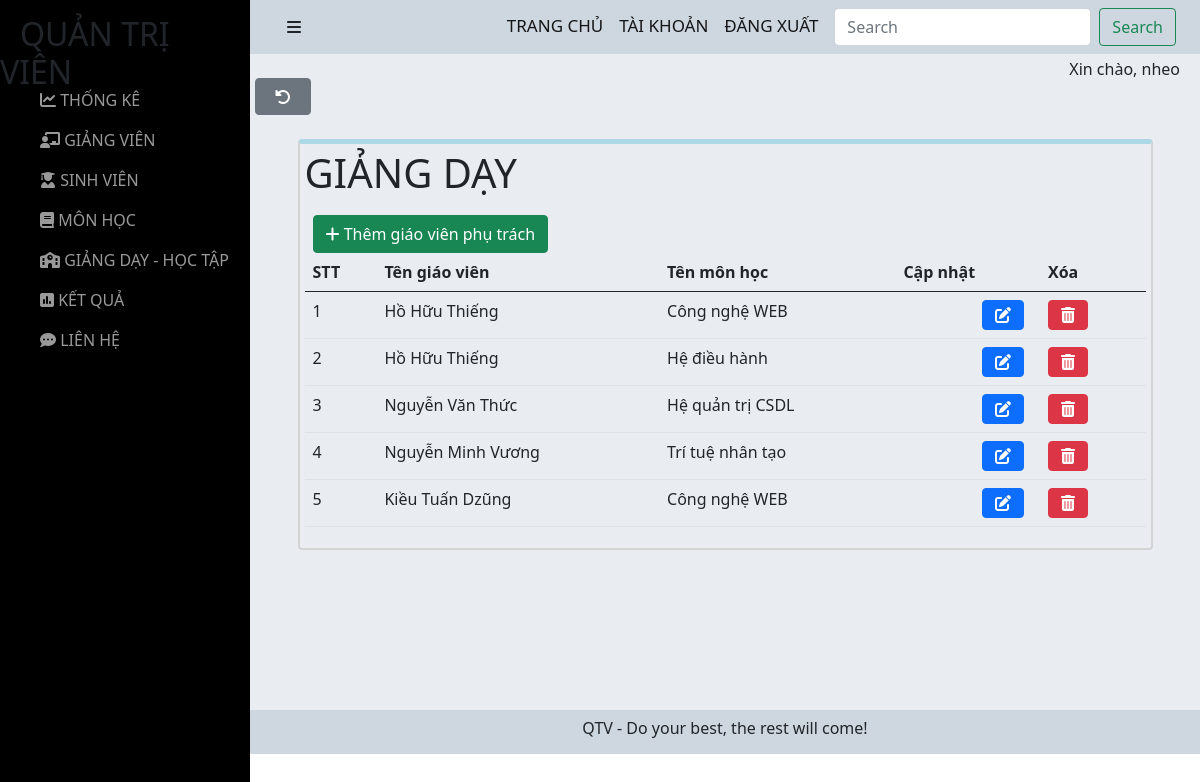
The page /admin/admin/teach.php (signed in) on the database its author committed.
### tables this page shows
CREATE TABLE `relationship` (
  `user_id` int(11) NOT NULL,
  `idMH` int(11) NOT NULL,
  `note` tinyint(4) DEFAULT NULL
);

CREATE TABLE `users` (
  `user_id` int(11) NOT NULL,
  `user_name` varchar(255) NOT NULL,
  `user_avatar` varchar(255) DEFAULT NULL,
  `user_gioitinh` tinyint(4) NOT NULL,
  `user_birthday` date NOT NULL,
  `user_phone` varchar(255) NOT NULL,
  `user_email` varchar(255) NOT NULL,
  `user_pass` varchar(255) NOT NULL,
  `user_level` int(11) NOT NULL,
  `status` tinyint(4) NOT NULL,
  `code` varchar(255) NOT NULL,
  `code_forgot` varchar(255) NOT NULL
);

CREATE TABLE `monhoc` (
  `idMH` int(11) NOT NULL,
  `nameMH` varchar(255) NOT NULL,
  `TC` int(11) NOT NULL
);

### admin/admin/teach.php (the view)
<?php include('./header.php') ?>
<br>
<a href="./learn-teach-admin.php"><button style="padding:1% 2%;margin-left:5px;" type="button" class="btn btn-secondary text-white me-2"><i class="fas fa-undo-alt"></i></button></a>
<br><br>
<div class="all-teacher">
<h1>GIẢNG DẠY</h1>
<a href="./add-teach-admin.php"><button type="button" class="btn btn-success text-white me-2"><i class="fas fa-plus"></i> Thêm giáo viên phụ trách</button></a>
<br>
<br>
<table class="table">
    <thead>
        <tr>
            <th scope="col">STT</th>
            <th scope="col">Tên giáo viên</th>
            <th scope="col">Tên môn học</th>
            <th scope="col">Cập nhật</th>
            <th scope="col">Xóa</th>
        </tr>
    </thead>
    <tbody>
        <?php
        $sql = "SELECT * from relationship where note = 1";
        $res = mysqli_query($conn, $sql);
        $sn = 1;
        if ($res == true) {
            while ($row = mysqli_fetch_assoc($res)) {
                $user_id = $row['user_id'];
                $idMH = $row['idMH'];
                $sql3 = "SELECT * FROM users WHERE user_id = '$user_id'";
                $res3 = mysqli_query($conn, $sql3);
                $row3 = mysqli_fetch_assoc($res3);
                $sql2 = "SELECT * FROM monhoc WHERE idMH = '$idMH'";
                $res2 = mysqli_query($conn, $sql2);
                $row2 = mysqli_fetch_assoc($res2);
        ?>
                <tr>
                    <td><?php echo $sn++ ?></td>
                    <td><?php echo $row3['user_name']; ?></td>
                    <td><?php echo $row2['nameMH']; ?></td>
                    <td>
                        <a href="./upd-teach-admin.php?user_id=<?php echo $user_id ?>"><button type="button" class="btn btn-primary text-white me-2"><i class="fas fa-edit"></i></button></a>
                    </td>
                    <td>
                        <a href="./del-teach-admin.php?user_id=<?php echo $user_id ?>&&idMH=<?php echo $idMH?>"><button type="button" class="btn btn-danger text-white me-2"><i class="fas fa-trash-alt"></i></button></a>
                    </td>
                </tr>
        <?php
            }
        }
        ?>
    </tbody>
</table>
</div>
<?php include('./footer.php') ?>

### admin/admin/sidebar.css (style rules this page uses)
h6 { margin-top: 0; }
.btn-primary { float: right; }
.btn-success { margin-left: 8px; }
a { text-decoration: none; }
.btn-success { margin-top:10px; float: left; }
.all-teacher { margin: auto; border: 2px solid lightgray; border-top: 5px solid lightblue; border-radius: 4px; padding:5px; width: 90%; }

### rows shown on the page
relationship: user.user_name "Hồ Hữu Thiếng", idMH.nameMH "Công nghệ WEB"
relationship: user.user_name "Hồ Hữu Thiếng", idMH.nameMH "Hệ điều hành"
relationship: user.user_name "Nguyễn Văn Thức", idMH.nameMH "Hệ quản trị CSDL"
relationship: user.user_name "Nguyễn Minh Vương", idMH.nameMH "Trí tuệ nhân tạo"
relationship: user.user_name "Kiều Tuấn Dzũng", idMH.nameMH "Công nghệ WEB"

### other values the page prints
$_SESSION['display-username'] "Xin chào, nheo"
